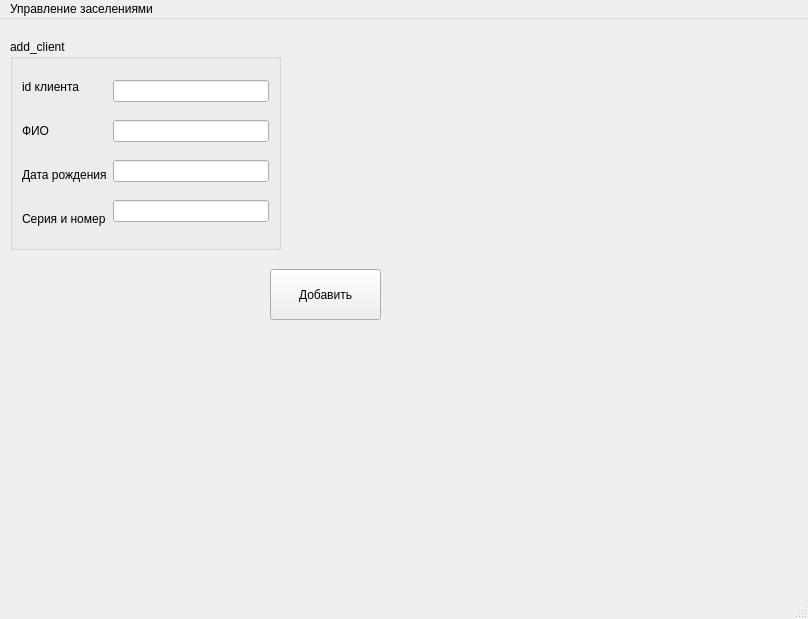
<?xml version="1.0" encoding="UTF-8"?>
<ui version="4.0">
 <class>MainWindow</class>
 <widget class="QMainWindow" name="MainWindow">
  <property name="geometry">
   <rect>
    <x>0</x>
    <y>0</y>
    <width>808</width>
    <height>619</height>
   </rect>
  </property>
  <property name="windowTitle">
   <string>MainWindow</string>
  </property>
  <widget class="QWidget" name="centralwidget">
   <widget class="QStackedWidget" name="stackedWidget">
    <property name="geometry">
     <rect>
      <x>-20</x>
      <y>30</y>
      <width>171</width>
      <height>278</height>
     </rect>
    </property>
    <property name="currentIndex">
     <number>0</number>
    </property>
    <widget class="QWidget" name="add_client_widget">
     <layout class="QHBoxLayout" name="horizontalLayout"/>
    </widget>
    <widget class="QWidget" name="delete_client_widget">
     <widget class="QLabel" name="label_2">
      <property name="geometry">
       <rect>
        <x>110</x>
        <y>110</y>
        <width>49</width>
        <height>16</height>
       </rect>
      </property>
      <property name="text">
       <string>2</string>
      </property>
     </widget>
    </widget>
   </widget>
   <widget class="QPushButton" name="add_client_push_button">
    <property name="geometry">
     <rect>
      <x>270</x>
      <y>250</y>
      <width>111</width>
      <height>51</height>
     </rect>
    </property>
    <property name="text">
     <string>Добавить</string>
    </property>
   </widget>
   <widget class="QGroupBox" name="groupBox">
    <property name="geometry">
     <rect>
      <x>10</x>
      <y>20</y>
      <width>271</width>
      <height>211</height>
     </rect>
    </property>
    <property name="title">
     <string>add_client</string>
    </property>
    <layout class="QHBoxLayout" name="horizontalLayout_2">
     <item>
      <layout class="QVBoxLayout" name="verticalLayout_2">
       <item>
        <widget class="QLabel" name="clientid">
         <property name="text">
          <string>id клиента</string>
         </property>
        </widget>
       </item>
       <item>
        <widget class="QLabel" name="clientfio">
         <property name="text">
          <string>ФИО</string>
         </property>
        </widget>
       </item>
       <item>
        <widget class="QLabel" name="clientbd">
         <property name="text">
          <string>Дата рождения</string>
         </property>
        </widget>
       </item>
       <item>
        <widget class="QLabel" name="clientpass">
         <property name="text">
          <string>Серия и номер</string>
         </property>
        </widget>
       </item>
      </layout>
     </item>
     <item>
      <layout class="QVBoxLayout" name="verticalLayout">
       <item>
        <widget class="QLineEdit" name="clientid_line"/>
       </item>
       <item>
        <widget class="QLineEdit" name="clientfio_line"/>
       </item>
       <item>
        <widget class="QLineEdit" name="clientbd_line"/>
       </item>
       <item>
        <widget class="QLineEdit" name="clientpass_line"/>
       </item>
      </layout>
     </item>
    </layout>
   </widget>
  </widget>
  <widget class="QMenuBar" name="menubar">
   <property name="geometry">
    <rect>
     <x>0</x>
     <y>0</y>
     <width>808</width>
     <height>33</height>
    </rect>
   </property>
   <widget class="QMenu" name="menu">
    <property name="title">
     <string>Управление заселениями</string>
    </property>
    <addaction name="add_client"/>
   </widget>
   <addaction name="menu"/>
  </widget>
  <widget class="QStatusBar" name="statusbar"/>
  <action name="add_client">
   <property name="text">
    <string>Добавить клиента</string>
   </property>
  </action>
  <action name="action_2">
   <property name="text">
    <string>Удалить клиента</string>
   </property>
  </action>
  <action name="delete_client">
   <property name="text">
    <string>Удалить клиента</string>
   </property>
  </action>
  <action name="action_1">
   <property name="text">
    <string>Проверка1</string>
   </property>
  </action>
  <action name="action_3">
   <property name="text">
    <string>Проверка2</string>
   </property>
  </action>
 </widget>
 <resources/>
 <connections/>
</ui>
